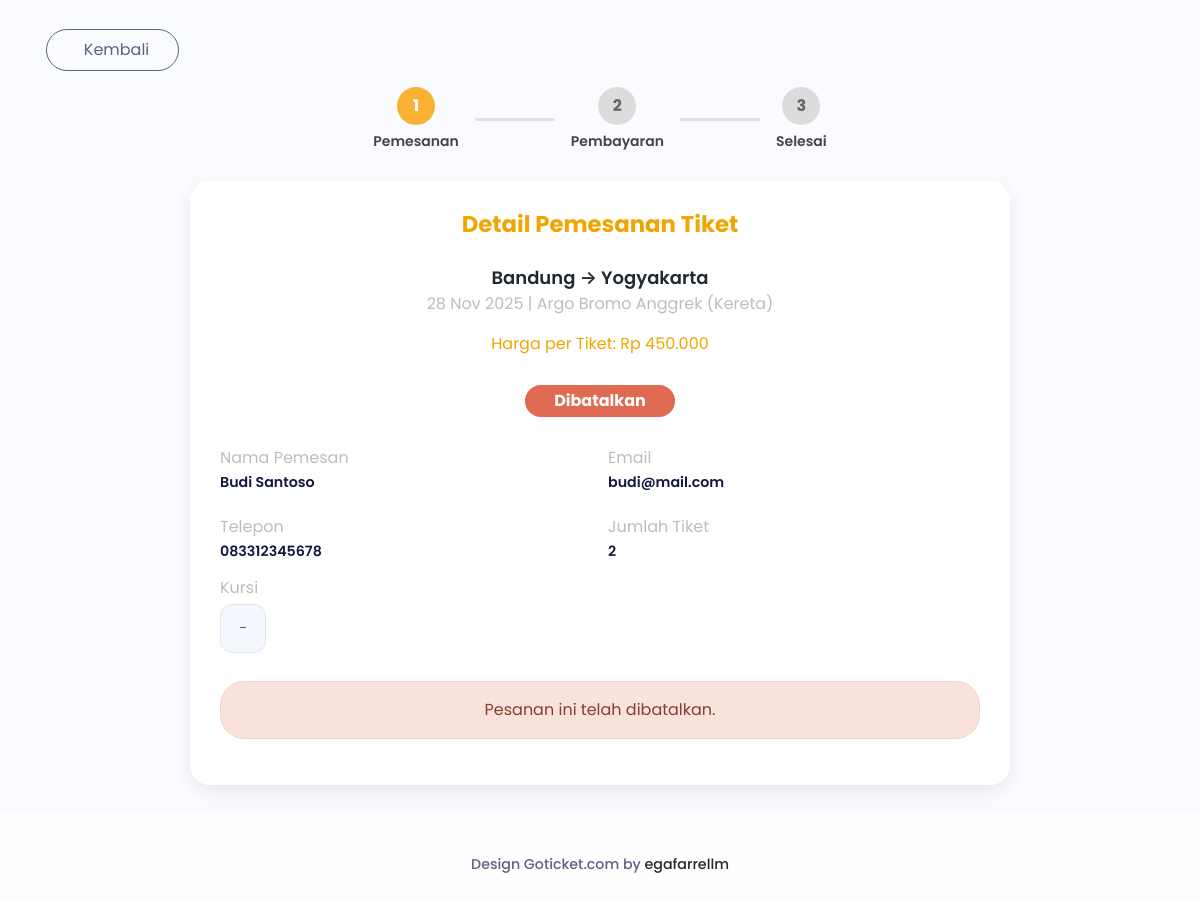
/frontend/pages/pesan/detail_pesanan.php?id_pemesanan=6, run on the app's committed database.
### tables this page shows
CREATE TABLE `pemesanan` (
  `id_pemesanan` int NOT NULL,
  `id_user` int DEFAULT NULL,
  `id_rute` int DEFAULT NULL,
  `tanggal_pesan` datetime DEFAULT CURRENT_TIMESTAMP,
  `jumlah_tiket` int DEFAULT '1',
  `total_harga` int DEFAULT NULL,
  `status_pemesanan` enum('Belum Dibayar','Menunggu Pembayaran','Menunggu Verifikasi','Dibayar','Diverifikasi','Selesai','Dibatalkan') DEFAULT 'Belum Dibayar',
  `kursi` varchar(50) DEFAULT NULL
);

CREATE TABLE `rute` (
  `id_rute` int NOT NULL,
  `id_transportasi` int DEFAULT NULL,
  `asal` varchar(100) NOT NULL,
  `tujuan` varchar(100) NOT NULL,
  `harga` int NOT NULL,
  `jadwal_berangkat` datetime DEFAULT NULL,
  `jadwal_tiba` datetime DEFAULT NULL
);

CREATE TABLE `transportasi` (
  `id_transportasi` int NOT NULL,
  `jenis` enum('Pesawat','Kereta') NOT NULL,
  `nama_transportasi` varchar(100) NOT NULL,
  `kode` varchar(20) NOT NULL,
  `kapasitas` int NOT NULL
);

CREATE TABLE `user` (
  `id_user` int NOT NULL,
  `nama_lengkap` varchar(100) NOT NULL,
  `username` varchar(50) NOT NULL,
  `password` varchar(255) NOT NULL,
  `email` varchar(100) DEFAULT NULL,
  `no_hp` varchar(20) DEFAULT NULL,
  `role` enum('Administrator','Petugas','Penumpang') NOT NULL,
  `tanggal_registrasi` datetime DEFAULT CURRENT_TIMESTAMP
);

### frontend/pages/pesan/detail_pesanan.php (the view, shortened to what this page needs)
<?php
include '../../app.php';
include '../../partials/header.php';
$id_pemesanan = isset($_GET['id_pemesanan']) ? intval($_GET['id_pemesanan']) : 0;
$q = "SELECT
        p.*,
        r.asal, r.tujuan, r.jadwal_berangkat, r.harga,
        t.nama_transportasi, t.jenis,
        u.nama_lengkap, u.email, u.no_hp
      FROM pemesanan p
      JOIN rute r ON p.id_rute = r.id_rute
      JOIN transportasi t ON r.id_transportasi = t.id_transportasi
      JOIN user u ON p.id_user = u.id_user
      WHERE p.id_pemesanan = $id_pemesanan";
$res = mysqli_query($connect, $q);
$data = mysqli_fetch_assoc($res);
?>
<main class="py-4" style="background:#f9fbff; min-height:calc(100vh - 120px);">
  <div class="container">
    <div class="align-self-start mb-3">
      <button onclick="history.back()"
        class="btn btn-outline-secondary px-4 py-2 rounded-3 fw-semibold">
        <i class="bi bi-arrow-left me-2"></i> Kembali
      </button>
    </div>
    <div class="d-flex justify-content-center mb-4 align-items-center gap-3">
      <div class="d-flex flex-column align-items-center">
        <span class="step-circle active-step">1</span>
        <span class="step-label">Pemesanan</span>
      </div>
      <div class="step-line"></div>
      <div class="d-flex flex-column align-items-center">
        <span class="step-circle">2</span>
        <span class="step-label">Pembayaran</span>
      </div>
      <div class="step-line"></div>
      <div class="d-flex flex-column align-items-center">
        <span class="step-circle">3</span>
        <span class="step-label">Selesai</span>
      </div>
    </div>
    <?php if ($data): ?>
      <div class="card-custom">
        <h3 class="text-primary fw-bold mb-4 text-center">Detail Pemesanan Tiket</h3>
        <div class="mb-4 text-center">
          <h5 class="fw-semibold text-dark mb-1">
            <?= htmlspecialchars($data['asal']); ?> → <?= htmlspecialchars($data['tujuan']); ?>
          </h5>
          <p class="text-muted">
            <?= date("d M Y", strtotime($data['jadwal_berangkat'])); ?> |
            <?= $data['nama_transportasi']; ?> (<?= $data['jenis']; ?>)
          </p>
          <p class="fw-semibold text-warning mb-0">
            Harga per Tiket: Rp <?= number_format($data['harga'], 0, ',', '.'); ?>
          </p>
        </div>
        <?php
          $status = $data['status_pemesanan'];
          $badge = "secondary";
          if ($status == "Dibatalkan") $badge = "danger";
        ?>
        <div class="text-center mb-4">
          <span class="badge bg-<?= $badge ?> px-4 py-2" style="font-size:1rem;">
            <?= $status ?>
          </span>
        </div>
        <div class="row g-3">
          <div class="col-md-6">
            <p class="text-muted mb-1">Nama Pemesan</p>
            <h6 class="fw-semibold"><?= $data['nama_lengkap']; ?></h6>
          </div>
          <div class="col-md-6">
            <p class="text-muted mb-1">Email</p>
            <h6 class="fw-semibold"><?= $data['email']; ?></h6>
          </div>
          <div class="col-md-6">
            <p class="text-muted mb-1">Telepon</p>
            <h6 class="fw-semibold"><?= $data['no_hp']; ?></h6>
          </div>
          <div class="col-md-6">
            <p class="text-muted mb-1">Jumlah Tiket</p>
            <h6 class="fw-semibold"><?= $data['jumlah_tiket']; ?></h6>
          </div>
          <div class="col-md-12 mt-2">
            <p class="text-muted mb-1">Kursi</p>
            <div class="kursi-box fw-semibold">
              <?= $data['kursi'] ? $data['kursi'] : '-' ?>
            </div>
          </div>
        </div>
        <div class="text-center mt-4">
          <?php if ($status != "Dibatalkan"): ?>
            <a href="../pembayaran/pembayaran.php?id_pemesanan=<?= $data['id_pemesanan']; ?>"
              class="btn btn-warning text-white px-5 py-3 fw-semibold rounded-3 shadow-sm">
              <i class="bi bi-credit-card me-2"></i> Lanjut ke Pembayaran
            </a>
          <?php else: ?>
            <div class="alert alert-danger fw-semibold">
              Pesanan ini telah dibatalkan.
            </div>
          <?php endif; ?>
        </div>
      </div>
    <?php else: ?>
      <div class="alert alert-danger text-center">
        Data pemesanan tidak ditemukan.
      </div>
    <?php endif; ?>
  </div>
</main>
<?php include '../../partials/footer.php'; ?>
<?php include '../../partials/script.php'; ?>

### frontend/pages/pesan/detail_pesanan.php (style rules this page uses)
.card-custom { background: #fff; border-radius: 20px; padding: 30px; max-width: 820px; margin: auto; box-shadow: 0 6px 18px rgba(0,0,0,0.08); }
.kursi-box { background: #f5f7ff; padding: 12px 18px; border-radius: 12px; border: 1px solid #e0e6ed; font-size: 15px; display: inline-block; }
.step-circle { width: 38px; height: 38px; border-radius: 50%; background: #dcdcdc; color: #666; display: flex; justify-content: center; align-items: center; font-weight: 700; font-size: 16px; }
.active-step { background: #f9b233 !important; color: white !important; }
.step-label { font-size: 14px; margin-top: 6px; font-weight: 600; color: #444; }
.step-line { width: 80px; height: 3px; background: #e0e0e0; border-radius: 5px; }

### data on the page
pemesanan: id_rute.asal "Bandung", id_rute.tujuan "Yogyakarta", id_rute.jadwal_berangkat "28 Nov 2025", transportasi.nama_transportasi "Argo Bromo Anggrek", transportasi.jenis "Kereta", id_rute.harga "450.000", status_pemesanan "Dibatalkan", id_user.nama_lengkap "Budi Santoso", id_user.email "budi@mail.com", id_user.no_hp "083312345678", jumlah_tiket "2"
